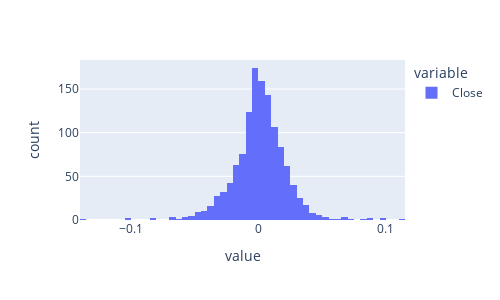

Notebook cell for this chart:
### Markdown cell above
#### Look further into log returns. Note that the log distribution bounds the stock price at 0 which is consistent with reality.

### Code cell
# histogram of log returns

log_returns.plot(kind = 'hist').update_layout(autosize = False, width = 500, height = 300)

### Figure 1 — Plotly figure (JSON) as saved in the notebook; plotly's stock layout.template omitted (floating-point values rounded to 4 significant figures; data arrays with more than 128 entries replaced by an {"elided": "..."} marker saying what was removed)
{"data": [{"alignmentgroup": "True", "bingroup": "x", "hovertemplate": "variable=Close<br>value=%{x}<br>count=%{y}<extra></extra>", "legendgroup": "Close", "marker": {"color": "#636efa", "pattern": {"shape": ""}}, "name": "Close", "offsetgroup": "Close", "orientation": "v", "showlegend": true, "type": "histogram", "x": {"elided": "1258 float values"}, "xaxis": "x", "yaxis": "y"}], "layout": {"autosize": false, "barmode": "relative", "height": 300, "legend": {"title": {"text": "variable"}, "tracegroupgap": 0}, "margin": {"t": 60}, "width": 500, "xaxis": {"anchor": "y", "domain": [0, 1], "title": {"text": "value"}}, "yaxis": {"anchor": "x", "domain": [0, 1], "title": {"text": "count"}}}}
